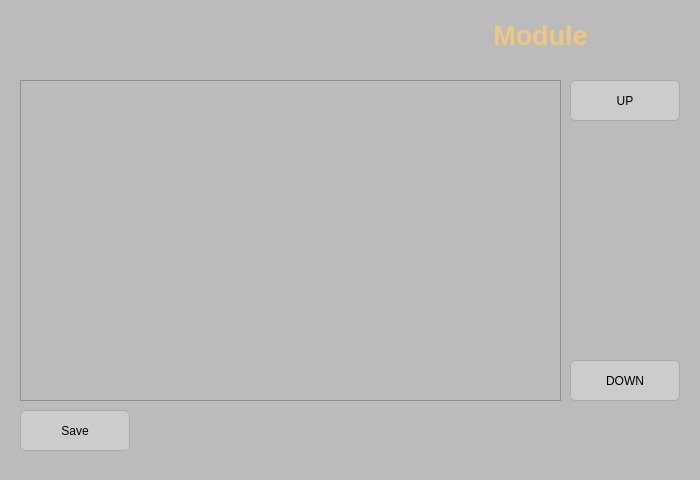
   <widget class="QWidget" name="page6" native="true">
    <property name="geometry">
     <rect>
      <x>1430</x>
      <y>500</y>
      <width>700</width>
      <height>480</height>
     </rect>
    </property>
    <property name="styleSheet">
     <string notr="true">background-color: #bbb</string>
    </property>
    <widget class="QPushButton" name="btnUp">
     <property name="geometry">
      <rect>
       <x>570</x>
       <y>80</y>
       <width>110</width>
       <height>41</height>
      </rect>
     </property>
     <property name="styleSheet">
      <string notr="true">border-radius: 5px; border: 1px solid #aaaaaa;background-color: #ccc</string>
     </property>
     <property name="text">
      <string>UP</string>
     </property>
    </widget>
    <widget class="QPushButton" name="btnDown">
     <property name="geometry">
      <rect>
       <x>570</x>
       <y>360</y>
       <width>110</width>
       <height>41</height>
      </rect>
     </property>
     <property name="styleSheet">
      <string notr="true">border-radius: 5px; border: 1px solid #aaaaaa;background-color: #ccc</string>
     </property>
     <property name="text">
      <string>DOWN</string>
     </property>
    </widget>
    <widget class="QTableView" name="modules">
     <property name="geometry">
      <rect>
       <x>20</x>
       <y>80</y>
       <width>541</width>
       <height>321</height>
      </rect>
     </property>
     <property name="styleSheet">
      <string notr="true">color: #000000;selected:{border: 0px; color: #ffffff};;background-color: #ccc</string>
     </property>
     <property name="selectionMode">
      <enum>QAbstractItemView::SingleSelection</enum>
     </property>
     <property name="selectionBehavior">
      <enum>QAbstractItemView::SelectRows</enum>
     </property>
     <attribute name="verticalHeaderStretchLastSection">
      <bool>false</bool>
     </attribute>
    </widget>
    <widget class="QPushButton" name="btnSave">
     <property name="geometry">
      <rect>
       <x>20</x>
       <y>410</y>
       <width>110</width>
       <height>41</height>
      </rect>
     </property>
     <property name="styleSheet">
      <string notr="true">border-radius: 5px; border: 1px solid #aaaaaa;background-color: #ccc</string>
     </property>
     <property name="text">
      <string>Save</string>
     </property>
    </widget>
    <widget class="QTLabel" name="lbl_Title_6">
     <property name="geometry">
      <rect>
       <x>390</x>
       <y>20</y>
       <width>301</width>
       <height>31</height>
      </rect>
     </property>
     <property name="palette">
      <palette>
       <active>
        <colorrole role="WindowText">
         <brush brushstyle="SolidPattern">
          <color alpha="255">
           <red>237</red>
           <green>200</green>
           <blue>126</blue>
          </color>
         </brush>
        </colorrole>
        <colorrole role="Button">
         <brush brushstyle="SolidPattern">
          <color alpha="0">
           <red>0</red>
           <green>0</green>
           <blue>0</blue>
          </color>
         </brush>
        </colorrole>
        <colorrole role="Text">
         <brush brushstyle="SolidPattern">
          <color alpha="255">
           <red>237</red>
           <green>200</green>
           <blue>126</blue>
          </color>
         </brush>
        </colorrole>
        <colorrole role="ButtonText">
         <brush brushstyle="SolidPattern">
          <color alpha="255">
           <red>237</red>
           <green>200</green>
           <blue>126</blue>
          </color>
         </brush>
        </colorrole>
        <colorrole role="Base">
         <brush brushstyle="SolidPattern">
          <color alpha="0">
           <red>0</red>
           <green>0</green>
           <blue>0</blue>
          </color>
         </brush>
        </colorrole>
        <colorrole role="Window">
         <brush brushstyle="SolidPattern">
          <color alpha="0">
           <red>0</red>
           <green>0</green>
           <blue>0</blue>
          </color>
         </brush>
        </colorrole>
       </active>
       <inactive>
        <colorrole role="WindowText">
         <brush brushstyle="SolidPattern">
          <color alpha="255">
           <red>237</red>
           <green>200</green>
           <blue>126</blue>
          </color>
         </brush>
        </colorrole>
        <colorrole role="Button">
         <brush brushstyle="SolidPattern">
          <color alpha="0">
           <red>0</red>
           <green>0</green>
           <blue>0</blue>
          </color>
         </brush>
        </colorrole>
        <colorrole role="Text">
         <brush brushstyle="SolidPattern">
          <color alpha="255">
           <red>237</red>
           <green>200</green>
           <blue>126</blue>
          </color>
         </brush>
        </colorrole>
        <colorrole role="ButtonText">
         <brush brushstyle="SolidPattern">
          <color alpha="255">
           <red>237</red>
           <green>200</green>
           <blue>126</blue>
          </color>
         </brush>
        </colorrole>
        <colorrole role="Base">
         <brush brushstyle="SolidPattern">
          <color alpha="0">
           <red>0</red>
           <green>0</green>
           <blue>0</blue>
          </color>
         </brush>
        </colorrole>
        <colorrole role="Window">
         <brush brushstyle="SolidPattern">
          <color alpha="0">
           <red>0</red>
           <green>0</green>
           <blue>0</blue>
          </color>
         </brush>
        </colorrole>
       </inactive>
       <disabled>
        <colorrole role="WindowText">
         <brush brushstyle="SolidPattern">
          <color alpha="255">
           <red>237</red>
           <green>200</green>
           <blue>126</blue>
          </color>
         </brush>
        </colorrole>
        <colorrole role="Button">
         <brush brushstyle="SolidPattern">
          <color alpha="0">
           <red>0</red>
           <green>0</green>
           <blue>0</blue>
          </color>
         </brush>
        </colorrole>
        <colorrole role="Text">
         <brush brushstyle="SolidPattern">
          <color alpha="255">
           <red>237</red>
           <green>200</green>
           <blue>126</blue>
          </color>
         </brush>
        </colorrole>
        <colorrole role="ButtonText">
         <brush brushstyle="SolidPattern">
          <color alpha="255">
           <red>237</red>
           <green>200</green>
           <blue>126</blue>
          </color>
         </brush>
        </colorrole>
        <colorrole role="Base">
         <brush brushstyle="SolidPattern">
          <color alpha="0">
           <red>0</red>
           <green>0</green>
           <blue>0</blue>
          </color>
         </brush>
        </colorrole>
        <colorrole role="Window">
         <brush brushstyle="SolidPattern">
          <color alpha="0">
           <red>0</red>
           <green>0</green>
           <blue>0</blue>
          </color>
         </brush>
        </colorrole>
       </disabled>
      </palette>
     </property>
     <property name="font">
      <font>
       <pointsize>20</pointsize>
       <weight>75</weight>
       <bold>true</bold>
      </font>
     </property>
     <property name="styleSheet">
      <string notr="true">background: transparent; color: #edc87e;</string>
     </property>
     <property name="text">
      <string>Module</string>
     </property>
     <property name="scaledContents">
      <bool>false</bool>
     </property>
     <property name="alignment">
      <set>Qt::AlignCenter</set>
     </property>
     <property name="wordWrap">
      <bool>false</bool>
     </property>
     <property name="textInteractionFlags">
      <set>Qt::NoTextInteraction</set>
     </property>
    </widget>
   </widget>
